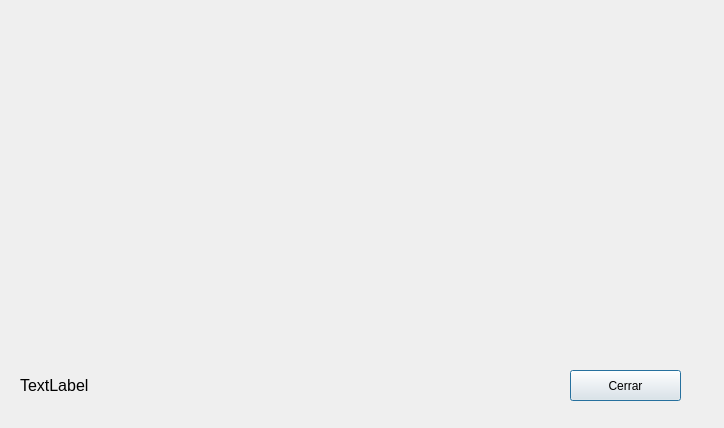
<?xml version="1.0" encoding="UTF-8"?>
<ui version="4.0">
 <class>Store</class>
 <widget class="QDialog" name="Store">
  <property name="geometry">
   <rect>
    <x>0</x>
    <y>0</y>
    <width>724</width>
    <height>428</height>
   </rect>
  </property>
  <property name="windowTitle">
   <string>Dialog</string>
  </property>
  <widget class="QLabel" name="label">
   <property name="geometry">
    <rect>
     <x>80</x>
     <y>10</y>
     <width>581</width>
     <height>341</height>
    </rect>
   </property>
   <property name="text">
    <string/>
   </property>
   <property name="pixmap">
    <pixmap resource="resources.qrc">:/grafo/img/sucursales/grafo3.jpg</pixmap>
   </property>
  </widget>
  <widget class="QLabel" name="label_direccion">
   <property name="geometry">
    <rect>
     <x>20</x>
     <y>370</y>
     <width>531</width>
     <height>31</height>
    </rect>
   </property>
   <property name="font">
    <font>
     <pointsize>12</pointsize>
    </font>
   </property>
   <property name="text">
    <string>TextLabel</string>
   </property>
  </widget>
  <widget class="QPushButton" name="pushButton">
   <property name="geometry">
    <rect>
     <x>570</x>
     <y>370</y>
     <width>111</width>
     <height>31</height>
    </rect>
   </property>
   <property name="text">
    <string>Cerrar</string>
   </property>
  </widget>
 </widget>
 <resources>
  <include location="resources.qrc"/>
 </resources>
 <connections/>
</ui>
